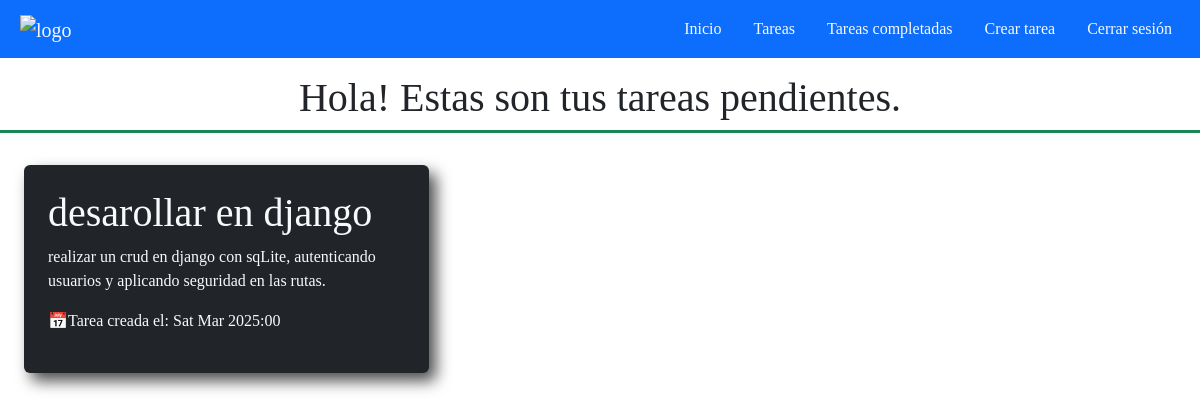
Screenshot of /tasks/ (signed in) with the database file from the repository.
### tasks/models.py (models this page shows, shortened)
class Task(models.Model):
    title = models.CharField(max_length=100)
    description = models.TextField(blank=True)
    created = models.DateTimeField(auto_now_add=True)
    datecompleted = models.DateTimeField(null=True,blank=True) #blank True es para que ese campo sea opcional
    important = models.BooleanField(default=False)
    user = models.ForeignKey(User, on_delete=models.CASCADE)

### tasks/views.py (the view)
# urls.py: path('tasks/',views.tasks, name='tasks'),
def tasks(request):
    if request.method == "GET":
        tasks = Task.objects.filter(user=request.user,datecompleted__isnull = True)
        return render(request,'tasks.html',{
            'tasks':tasks
        })

### tasks/templates/tasks.html (shortened to what this page needs)
{%extends 'base.html'%}
{%block content%}
    <h1 class="text-center mt-3 fs-1 border-3 border-bottom border-success d-flex align-center justify-content-center w-100 pb-2">Hola! Estas son tus tareas pendientes.</h1>
    <section class="tasks container-fluid row w-100">
            {%for task in tasks%}
                <div class="col-sm-12 col-xl-6 col-lg-4 col-md-4 d-flex justify-content-center align-items-center p-4">
                    <a href="{%url 'taskDetail' task.id%}" style="text-decoration: none;">
                        <div class="task p-4 h-100 w-75 bg-dark text-light rounded-2">
                            <h1>
                                {{task.title}}
                            </h1>
                            <p>
                                {{task.description}}
                            </p>
                            <p>📅Tarea creada el: {{task.created|date:'D M Y:i'}}</p>
                        </div>
                    </a>
                </div>
            {%endfor%}
    </section>
{%endblock%}

### tasks/static/css/estilos.css (style rules this page uses)
body { font-family:Cambria, Cochin, Georgia, Times, 'Times New Roman', serif; user-select: none; }
.task { box-shadow: 7px 8px 15px rgba(0, 0, 0, 0.7); }

### rows the page displays
Task: title "desarollar en django", description "realizar un crud en django con sqLite, autenticando usuarios y aplicando seguridad en las rutas.", created "Sat Mar 2025:00"
